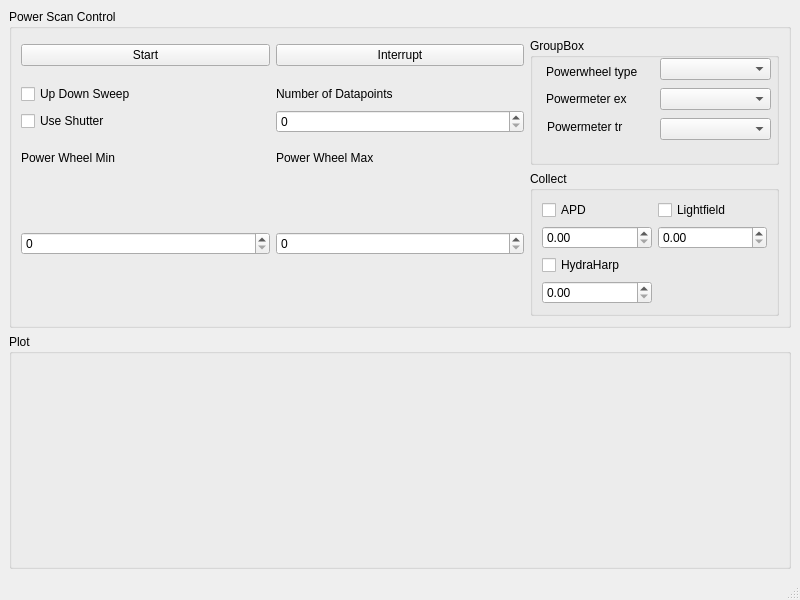
<?xml version="1.0" encoding="UTF-8"?>
<ui version="4.0">
 <class>PowerMeterOptmizerWindow</class>
 <widget class="QMainWindow" name="PowerMeterOptmizerWindow">
  <property name="geometry">
   <rect>
    <x>0</x>
    <y>0</y>
    <width>800</width>
    <height>600</height>
   </rect>
  </property>
  <property name="windowTitle">
   <string>Power Scan</string>
  </property>
  <widget class="QWidget" name="centralwidget">
   <layout class="QVBoxLayout" name="verticalLayout" stretch="0,1">
    <item>
     <widget class="QGroupBox" name="control_groupBox">
      <property name="title">
       <string>Power Scan Control</string>
      </property>
      <layout class="QGridLayout" name="gridLayout">
       <item row="4" column="0">
        <widget class="QCheckBox" name="updown_sweep_checkBox">
         <property name="text">
          <string>Up Down Sweep</string>
         </property>
        </widget>
       </item>
       <item row="5" column="1">
        <widget class="QDoubleSpinBox" name="num_datapoints_doubleSpinBox">
         <property name="decimals">
          <number>0</number>
         </property>
        </widget>
       </item>
       <item row="1" column="1">
        <widget class="QPushButton" name="interrupt_pushButton">
         <property name="text">
          <string>Interrupt</string>
         </property>
        </widget>
       </item>
       <item row="4" column="1">
        <widget class="QLabel" name="label_3">
         <property name="text">
          <string>Number of Datapoints</string>
         </property>
        </widget>
       </item>
       <item row="8" column="1">
        <widget class="QLabel" name="label_2">
         <property name="text">
          <string>Power Wheel Max</string>
         </property>
        </widget>
       </item>
       <item row="1" column="0">
        <widget class="QPushButton" name="start_pushButton">
         <property name="text">
          <string>Start</string>
         </property>
        </widget>
       </item>
       <item row="8" column="0">
        <widget class="QLabel" name="label">
         <property name="text">
          <string>Power Wheel Min</string>
         </property>
        </widget>
       </item>
       <item row="5" column="0">
        <widget class="QCheckBox" name="use_shutter_checkBox">
         <property name="text">
          <string>Use Shutter</string>
         </property>
        </widget>
       </item>
       <item row="0" column="2" rowspan="9">
        <widget class="QGroupBox" name="groupBox">
         <property name="title">
          <string>GroupBox</string>
         </property>
         <widget class="QComboBox" name="powerwheel_comboBox">
          <property name="geometry">
           <rect>
            <x>130</x>
            <y>20</y>
            <width>111</width>
            <height>22</height>
           </rect>
          </property>
         </widget>
         <widget class="QComboBox" name="powermeter_tr_comboBox">
          <property name="geometry">
           <rect>
            <x>130</x>
            <y>80</y>
            <width>111</width>
            <height>22</height>
           </rect>
          </property>
         </widget>
         <widget class="QComboBox" name="powermeter_ex_comboBox">
          <property name="geometry">
           <rect>
            <x>130</x>
            <y>50</y>
            <width>111</width>
            <height>22</height>
           </rect>
          </property>
         </widget>
         <widget class="QLabel" name="label_4">
          <property name="geometry">
           <rect>
            <x>16</x>
            <y>24</y>
            <width>101</width>
            <height>20</height>
           </rect>
          </property>
          <property name="text">
           <string>Powerwheel type</string>
          </property>
         </widget>
         <widget class="QLabel" name="label_5">
          <property name="geometry">
           <rect>
            <x>16</x>
            <y>51</y>
            <width>101</width>
            <height>20</height>
           </rect>
          </property>
          <property name="text">
           <string>Powermeter ex</string>
          </property>
         </widget>
         <widget class="QLabel" name="label_6">
          <property name="geometry">
           <rect>
            <x>17</x>
            <y>79</y>
            <width>100</width>
            <height>20</height>
           </rect>
          </property>
          <property name="text">
           <string>Powermeter tr</string>
          </property>
         </widget>
        </widget>
       </item>
       <item row="9" column="0">
        <widget class="QDoubleSpinBox" name="powerwheel_min_doubleSpinBox">
         <property name="decimals">
          <number>0</number>
         </property>
        </widget>
       </item>
       <item row="9" column="1">
        <widget class="QDoubleSpinBox" name="powerwheel_max_doubleSpinBox">
         <property name="decimals">
          <number>0</number>
         </property>
        </widget>
       </item>
       <item row="9" column="2">
        <widget class="QGroupBox" name="collect_groupBox">
         <property name="title">
          <string>Collect</string>
         </property>
         <layout class="QGridLayout" name="gridLayout_2">
          <item row="3" column="0">
           <widget class="QCheckBox" name="collect_hydraharp_checkBox">
            <property name="text">
             <string>HydraHarp</string>
            </property>
           </widget>
          </item>
          <item row="1" column="0">
           <widget class="QDoubleSpinBox" name="apd_int_time_doubleSpinBox"/>
          </item>
          <item row="0" column="1">
           <widget class="QCheckBox" name="collect_spectrum_checkBox">
            <property name="text">
             <string>Lightfield</string>
            </property>
           </widget>
          </item>
          <item row="4" column="0">
           <widget class="QDoubleSpinBox" name="hydraharp_tacq_doubleSpinBox"/>
          </item>
          <item row="1" column="1">
           <widget class="QDoubleSpinBox" name="spectrum_int_time_doubleSpinBox"/>
          </item>
          <item row="0" column="0">
           <widget class="QCheckBox" name="collect_apd_checkBox">
            <property name="text">
             <string>APD</string>
            </property>
           </widget>
          </item>
         </layout>
        </widget>
       </item>
      </layout>
     </widget>
    </item>
    <item>
     <widget class="QGroupBox" name="plot_groupBox">
      <property name="title">
       <string>Plot</string>
      </property>
      <layout class="QVBoxLayout" name="verticalLayout_2"/>
     </widget>
    </item>
   </layout>
  </widget>
  <widget class="QMenuBar" name="menubar">
   <property name="geometry">
    <rect>
     <x>0</x>
     <y>0</y>
     <width>800</width>
     <height>21</height>
    </rect>
   </property>
  </widget>
  <widget class="QStatusBar" name="statusbar"/>
 </widget>
 <resources/>
 <connections/>
</ui>
